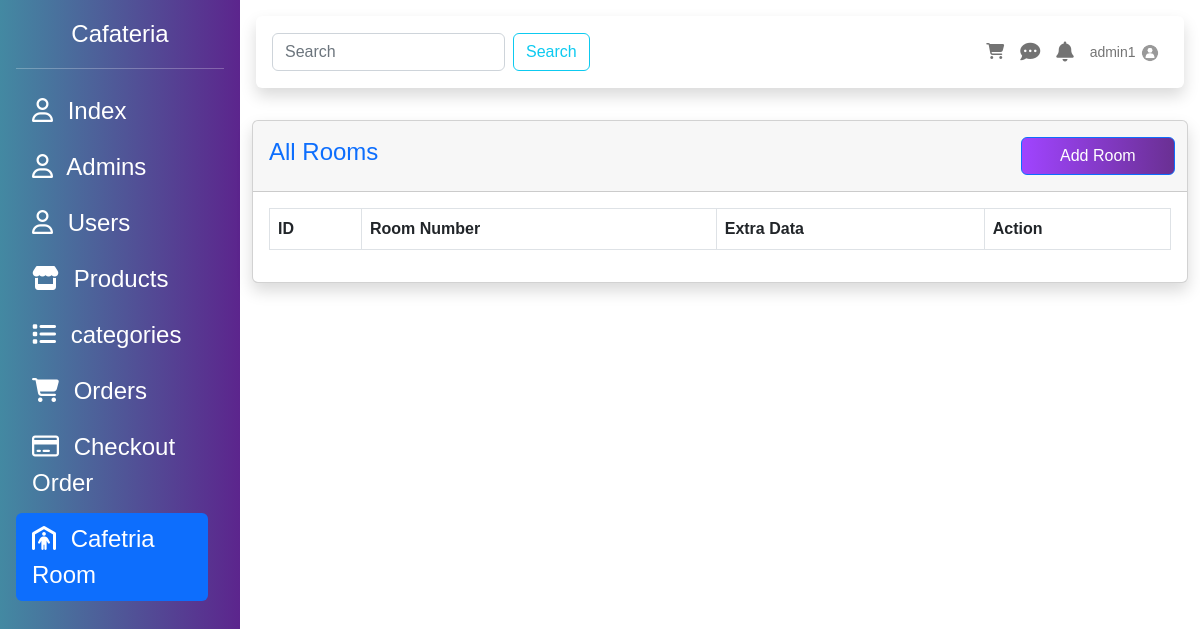
Page /room.php (signed in) on the earlier database version.
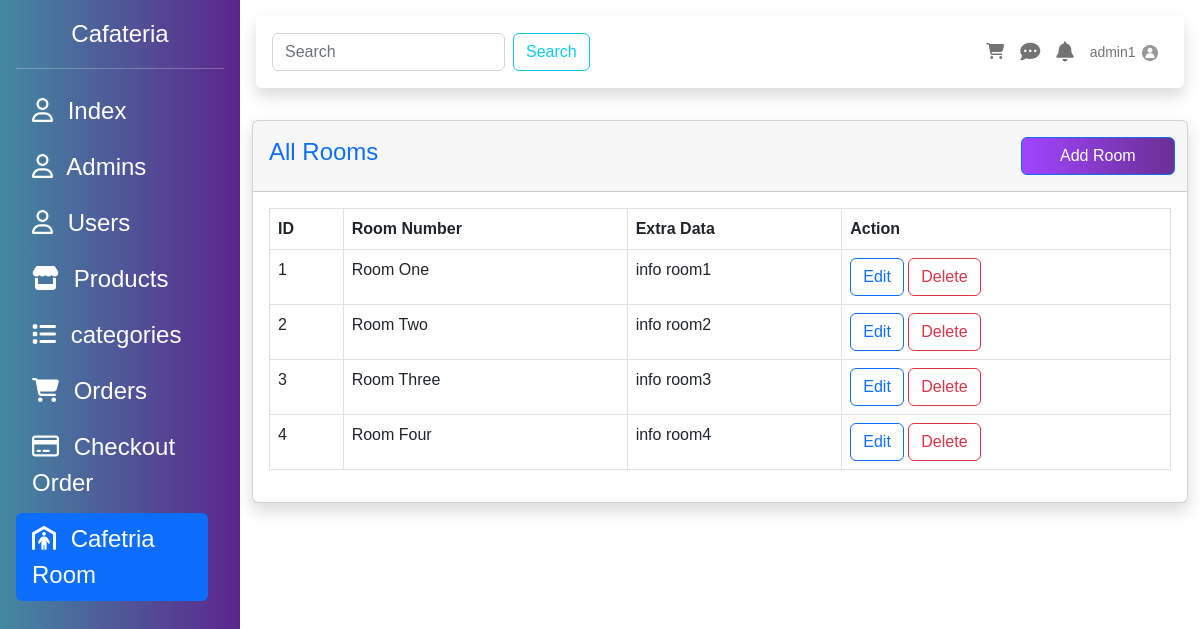
Same page on the later database version.
### tables this page shows
CREATE TABLE `rooms` (
  `id` int(10) UNSIGNED NOT NULL,
  `room_number` varchar(255) NOT NULL,
  `ext` text NOT NULL
);

### DataBase/DBCLass.php (called while the page is built, shortened)
<?php
require "connect.php";
class Table extends Database{
    public $TbName;
    public function __construct($tableName){
        $this->TbName = $tableName;
    }
    public function Select(array $columns, $condition=1){
        $statement = "SELECT " . implode(",", $columns) . " FROM {$this->TbName} WHERE $condition";
        try {
            $selected = parent::connect()->query($statement);
            return $selected;
        } catch (PDOException $e){
            throw new Exception("PDO Error: " . $e->getMessage());
        }
    }
}
?>

### DataBase/connect.php (called while the page is built, shortened)
<?php
class Database{
    static protected $connection = false ;
    private static $server = 'localhost';
    private static $root = "root";
    private static $pass = "";
    private static $Db = "cafeteria";
    public static function connect(){
        if(!self::$connection){
            try {
                self::$connection = new PDO("mysql:host=".self::$server.";dbname=".self::$Db."", self::$root, self::$pass);
            } catch (PDOException $e) {
                die("PDO CONNECTION ERROR: " . $e->getMessage() . "<br/>");
            }
        }
        return self::$connection;
    }
}
?>

### rooms/table.php (the view, shortened to what this page needs)
<div class="container-fluid">
    <div class="card shadow mb-4">
        <div class="card-header py-3">
            <div class="row justify-content-between align-items-center">
                <h4 class="col text-primary">All Rooms</h4>
                <a href="?add=Room" class="col-2 me-2 btn btn-primary">Add Room</a>
            </div>
        </div>
        <div class="card-body">
            <div class="table-responsive">
                <table class="table table-bordered table-hover table-responsive">
                    <thead class="thead-dark">
                        <tr>
                            <th>ID</th>
                            <th>Room Number</th>
                            <th>Extra Data</th>
                            <th>Action</th>
                        </tr>
                    </thead>
                    <tbody>
                    <?php
                        foreach($rooms as $room){
                    ?>
                        <tr>
                            <td><?=$id++?></td>
                            <td><?=$room['room_number']?></td>
                            <td><?=$room['ext']?></td>
                            <td>
                                <a href="?edit=<?=$room['id']?>" class="btn btn-outline-primary">Edit</a>
                                <a href="rooms/delete.php?id=<?=$room['id']?>" class="btn btn-outline-danger">Delete</a>
                            </td>
                        </tr>
                        <?php }?>
                    </tbody>
                </table>
            </div>
        </div>
    </div>
</div>
</body>
</html>

Differences in the rows shown:
added rooms: room_number "Room One", ext "info room1"
added rooms: room_number "Room Two", ext "info room2"
added rooms: room_number "Room Three", ext "info room3"
added rooms: room_number "Room Four", ext "info room4"
